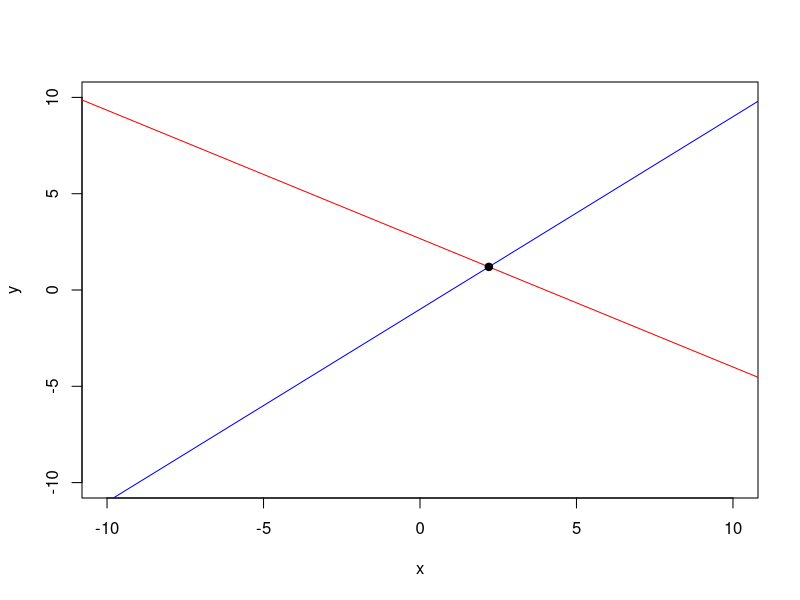

The R source for this figure:
# Two equations: ax + by = e, cx + dy = f
a <- 2; b <- 3; e <- 8      # equation 1
c <- 1; d <- -1; f <- 1     # equation 2

# Solve using matrices: A %*% x = B  ->  x = solve(A) %*% B
A <- matrix(c(a, c, b, d), nrow = 2)   # coefficient matrix
B <- c(e, f)                           # right-hand side

solution <- solve(A, B)   # solves for x and y
print(solution)           # solution[1] = x, solution[2] = y

# Plot both lines to see where they cross
plot(0, 0, xlim = c(-10,10), ylim = c(-10,10), type = "n", xlab = "x", ylab = "y")
abline(a = e/b, b = -a/b, col = "red")       # line 1
abline(a = f/d, b = -c/d, col = "blue")      # line 2
points(solution[1], solution[2], pch = 19)   # mark the solution point

#gaussian elimination
# Augmented matrix [A | b]
A <- matrix(c(2, 1, -1,
              -3, -1, 2,
              -2, 1, 2), nrow = 3, byrow = TRUE)
b <- c(8, -11, -3)
M <- cbind(A, b)   # combine into one matrix
print(M)

# Step 1: clear column 1 below row 1
M[2,] <- M[2,] - (M[2,1]/M[1,1]) * M[1,]
M[3,] <- M[3,] - (M[3,1]/M[1,1]) * M[1,]

# Step 2: clear column 2 below row 2
M[3,] <- M[3,] - (M[3,2]/M[2,2]) * M[2,]

print(M)   # now in triangular form

# Step 3: back-substitution to solve
z <- M[3,4] / M[3,3]
y <- (M[2,4] - M[2,3]*z) / M[2,2]
x <- (M[1,4] - M[1,2]*y - M[1,3]*z) / M[1,1]

cat("x =", x, " y =", y, " z =", z, "\n")
